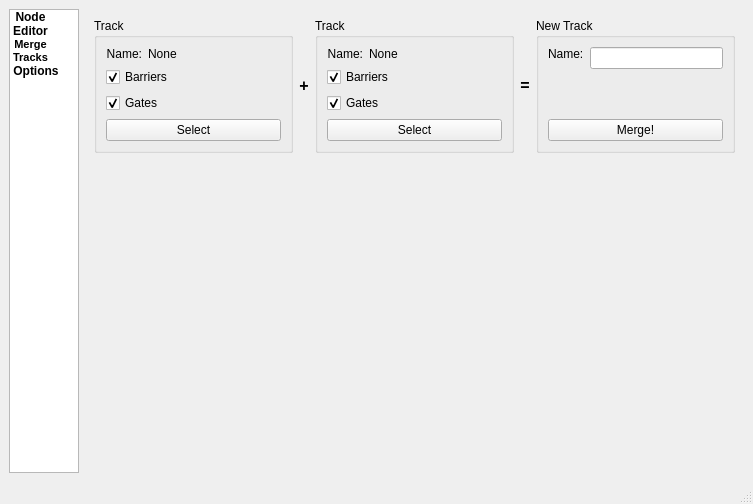
<?xml version="1.0" encoding="UTF-8"?>
<ui version="4.0">
 <author>lephro</author>
 <class>MainWindow</class>
 <widget class="QMainWindow" name="MainWindow">
  <property name="geometry">
   <rect>
    <x>0</x>
    <y>0</y>
    <width>753</width>
    <height>504</height>
   </rect>
  </property>
  <property name="windowTitle">
   <string>VeloTrackEditToolbox</string>
  </property>
  <property name="windowIcon">
   <iconset resource="icons.qrc">
    <normaloff>:/icons/toolbox_with_circle</normaloff>:/icons/toolbox_with_circle</iconset>
  </property>
  <property name="locale">
   <locale language="English" country="UnitedStates"/>
  </property>
  <widget class="QWidget" name="centralwidget">
   <layout class="QGridLayout" name="gridLayout_4">
    <item row="0" column="2">
     <widget class="QStackedWidget" name="stackedWidget">
      <property name="currentIndex">
       <number>1</number>
      </property>
      <widget class="QWidget" name="nodeEditorPage">
       <layout class="QGridLayout" name="gridLayout">
        <item row="4" column="0" colspan="5">
         <widget class="QTabWidget" name="tabWidget">
          <property name="sizePolicy">
           <sizepolicy hsizetype="Minimum" vsizetype="Minimum">
            <horstretch>0</horstretch>
            <verstretch>0</verstretch>
           </sizepolicy>
          </property>
          <property name="maximumSize">
           <size>
            <width>16777215</width>
            <height>100</height>
           </size>
          </property>
          <property name="currentIndex">
           <number>0</number>
          </property>
          <widget class="QWidget" name="tab">
           <attribute name="title">
            <string>Replace</string>
           </attribute>
           <layout class="QHBoxLayout" name="horizontalLayout_2">
            <item>
             <widget class="QLabel" name="replacePrefabReplaceLabel">
              <property name="maximumSize">
               <size>
                <width>50</width>
                <height>16777215</height>
               </size>
              </property>
              <property name="text">
               <string>Replace</string>
              </property>
              <property name="alignment">
               <set>Qt::AlignRight|Qt::AlignTrailing|Qt::AlignVCenter</set>
              </property>
             </widget>
            </item>
            <item>
             <widget class="QComboBox" name="replacePrefabComboBox"/>
            </item>
            <item>
             <widget class="QLabel" name="replacePrefabWithLabel">
              <property name="maximumSize">
               <size>
                <width>30</width>
                <height>16777215</height>
               </size>
              </property>
              <property name="text">
               <string>with</string>
              </property>
              <property name="alignment">
               <set>Qt::AlignCenter</set>
              </property>
             </widget>
            </item>
            <item>
             <widget class="QComboBox" name="replacePrefabWithComboBox"/>
            </item>
            <item>
             <widget class="QLabel" name="replacePrefabInLabel">
              <property name="maximumSize">
               <size>
                <width>20</width>
                <height>16777215</height>
               </size>
              </property>
              <property name="text">
               <string>in</string>
              </property>
              <property name="alignment">
               <set>Qt::AlignCenter</set>
              </property>
             </widget>
            </item>
            <item>
             <widget class="QComboBox" name="replacePrefabWhereComboBox">
              <property name="maximumSize">
               <size>
                <width>100</width>
                <height>16777215</height>
               </size>
              </property>
              <item>
               <property name="text">
                <string>All Nodes</string>
               </property>
              </item>
              <item>
               <property name="text">
                <string>Barriers</string>
               </property>
              </item>
              <item>
               <property name="text">
                <string>Gates</string>
               </property>
              </item>
              <item>
               <property name="text">
                <string>Selected Node</string>
               </property>
              </item>
             </widget>
            </item>
            <item>
             <widget class="QPushButton" name="replacePushButton">
              <property name="maximumSize">
               <size>
                <width>90</width>
                <height>16777215</height>
               </size>
              </property>
              <property name="text">
               <string>Replace</string>
              </property>
              <property name="icon">
               <iconset resource="icons.qrc">
                <normaloff>:/icons/replace</normaloff>:/icons/replace</iconset>
              </property>
             </widget>
            </item>
           </layout>
          </widget>
          <widget class="QWidget" name="tab_2">
           <attribute name="title">
            <string>Find</string>
           </attribute>
          </widget>
         </widget>
        </item>
        <item row="3" column="0" colspan="5">
         <widget class="QTreeView" name="treeView">
          <property name="showDropIndicator" stdset="0">
           <bool>false</bool>
          </property>
         </widget>
        </item>
        <item row="1" column="1">
         <widget class="QPushButton" name="savePushButton">
          <property name="maximumSize">
           <size>
            <width>90</width>
            <height>16777215</height>
           </size>
          </property>
          <property name="text">
           <string>Save</string>
          </property>
          <property name="icon">
           <iconset resource="icons.qrc">
            <normaloff>:/icons/save_all</normaloff>:/icons/save_all</iconset>
          </property>
          <property name="iconSize">
           <size>
            <width>24</width>
            <height>24</height>
           </size>
          </property>
         </widget>
        </item>
        <item row="1" column="4">
         <widget class="QComboBox" name="sceneComboBox">
          <property name="minimumSize">
           <size>
            <width>140</width>
            <height>0</height>
           </size>
          </property>
          <property name="maximumSize">
           <size>
            <width>16777215</width>
            <height>16777215</height>
           </size>
          </property>
         </widget>
        </item>
        <item row="1" column="2">
         <widget class="QPushButton" name="deleteTrackPushButton">
          <property name="maximumSize">
           <size>
            <width>90</width>
            <height>16777215</height>
           </size>
          </property>
          <property name="text">
           <string>Delete</string>
          </property>
          <property name="icon">
           <iconset resource="icons.qrc">
            <normaloff>:/icons/delete_bin</normaloff>:/icons/delete_bin</iconset>
          </property>
          <property name="iconSize">
           <size>
            <width>24</width>
            <height>24</height>
           </size>
          </property>
         </widget>
        </item>
        <item row="1" column="0">
         <widget class="QPushButton" name="openTrackPushButton">
          <property name="maximumSize">
           <size>
            <width>90</width>
            <height>16777215</height>
           </size>
          </property>
          <property name="text">
           <string>Open</string>
          </property>
          <property name="icon">
           <iconset resource="icons.qrc">
            <normaloff>:/icons/address_book</normaloff>:/icons/address_book</iconset>
          </property>
          <property name="iconSize">
           <size>
            <width>24</width>
            <height>24</height>
           </size>
          </property>
         </widget>
        </item>
        <item row="1" column="3">
         <widget class="QLabel" name="sceneSelectionLabel">
          <property name="text">
           <string>Scene:</string>
          </property>
          <property name="alignment">
           <set>Qt::AlignRight|Qt::AlignTrailing|Qt::AlignVCenter</set>
          </property>
          <property name="buddy">
           <cstring>sceneComboBox</cstring>
          </property>
         </widget>
        </item>
       </layout>
      </widget>
      <widget class="QWidget" name="mergePage">
       <layout class="QGridLayout" name="gridLayout_5">
        <item row="0" column="0">
         <widget class="QGroupBox" name="mergeTrack1GroupBox">
          <property name="sizePolicy">
           <sizepolicy hsizetype="Preferred" vsizetype="Preferred">
            <horstretch>0</horstretch>
            <verstretch>0</verstretch>
           </sizepolicy>
          </property>
          <property name="title">
           <string>Track</string>
          </property>
          <layout class="QVBoxLayout" name="verticalLayout">
           <item>
            <layout class="QHBoxLayout" name="mergeTrack1NameLayout">
             <item>
              <widget class="QLabel" name="mergeTrack1NameLabel">
               <property name="sizePolicy">
                <sizepolicy hsizetype="Fixed" vsizetype="Preferred">
                 <horstretch>0</horstretch>
                 <verstretch>0</verstretch>
                </sizepolicy>
               </property>
               <property name="maximumSize">
                <size>
                 <width>16777215</width>
                 <height>16777215</height>
                </size>
               </property>
               <property name="text">
                <string>Name:</string>
               </property>
               <property name="alignment">
                <set>Qt::AlignRight|Qt::AlignTrailing|Qt::AlignVCenter</set>
               </property>
              </widget>
             </item>
             <item>
              <widget class="QLabel" name="mergeTrack1Name">
               <property name="sizePolicy">
                <sizepolicy hsizetype="Expanding" vsizetype="Preferred">
                 <horstretch>0</horstretch>
                 <verstretch>0</verstretch>
                </sizepolicy>
               </property>
               <property name="text">
                <string>None</string>
               </property>
              </widget>
             </item>
            </layout>
           </item>
           <item>
            <widget class="QCheckBox" name="mergeTrack1BarriersCheckBox">
             <property name="text">
              <string>Barriers</string>
             </property>
             <property name="checked">
              <bool>true</bool>
             </property>
            </widget>
           </item>
           <item>
            <widget class="QCheckBox" name="mergeTrack1GatesCheckBox">
             <property name="text">
              <string>Gates</string>
             </property>
             <property name="checked">
              <bool>true</bool>
             </property>
            </widget>
           </item>
           <item>
            <widget class="QPushButton" name="mergeTrack1SelectPushButton">
             <property name="text">
              <string>Select</string>
             </property>
             <property name="icon">
              <iconset resource="icons.qrc">
               <normaloff>:/icons/address_book</normaloff>:/icons/address_book</iconset>
             </property>
            </widget>
           </item>
          </layout>
         </widget>
        </item>
        <item row="0" column="4">
         <widget class="QGroupBox" name="mergeTrackNewTrackGroupBox">
          <property name="sizePolicy">
           <sizepolicy hsizetype="Preferred" vsizetype="Preferred">
            <horstretch>0</horstretch>
            <verstretch>0</verstretch>
           </sizepolicy>
          </property>
          <property name="title">
           <string>New Track</string>
          </property>
          <layout class="QVBoxLayout" name="verticalLayout_3">
           <item>
            <layout class="QHBoxLayout" name="horizontalLayout">
             <item alignment="Qt::AlignTop">
              <widget class="QLabel" name="mergeTrackNewTrackNameLabel">
               <property name="sizePolicy">
                <sizepolicy hsizetype="Fixed" vsizetype="Preferred">
                 <horstretch>0</horstretch>
                 <verstretch>0</verstretch>
                </sizepolicy>
               </property>
               <property name="text">
                <string>Name:</string>
               </property>
               <property name="buddy">
                <cstring>mergeTrackNewTrackNameLineEdit</cstring>
               </property>
              </widget>
             </item>
             <item alignment="Qt::AlignTop">
              <widget class="QLineEdit" name="mergeTrackNewTrackNameLineEdit">
               <property name="maxLength">
                <number>40</number>
               </property>
              </widget>
             </item>
            </layout>
           </item>
           <item>
            <widget class="QPushButton" name="mergeTrackPushButton">
             <property name="text">
              <string>Merge!</string>
             </property>
             <property name="icon">
              <iconset resource="icons.qrc">
               <normaloff>:/icons/tree_structure</normaloff>:/icons/tree_structure</iconset>
             </property>
            </widget>
           </item>
          </layout>
         </widget>
        </item>
        <item row="0" column="2">
         <widget class="QGroupBox" name="mergeTrack2GroupBox">
          <property name="sizePolicy">
           <sizepolicy hsizetype="Preferred" vsizetype="Preferred">
            <horstretch>0</horstretch>
            <verstretch>0</verstretch>
           </sizepolicy>
          </property>
          <property name="title">
           <string>Track</string>
          </property>
          <layout class="QVBoxLayout" name="verticalLayout_2">
           <item>
            <layout class="QHBoxLayout" name="mergeTrack2NameLayout">
             <item>
              <widget class="QLabel" name="mergeTrack2NameLabel">
               <property name="sizePolicy">
                <sizepolicy hsizetype="Fixed" vsizetype="Preferred">
                 <horstretch>0</horstretch>
                 <verstretch>0</verstretch>
                </sizepolicy>
               </property>
               <property name="maximumSize">
                <size>
                 <width>16777215</width>
                 <height>16777215</height>
                </size>
               </property>
               <property name="text">
                <string>Name:</string>
               </property>
               <property name="alignment">
                <set>Qt::AlignRight|Qt::AlignTrailing|Qt::AlignVCenter</set>
               </property>
              </widget>
             </item>
             <item>
              <widget class="QLabel" name="mergeTrack2Name">
               <property name="sizePolicy">
                <sizepolicy hsizetype="Expanding" vsizetype="Preferred">
                 <horstretch>0</horstretch>
                 <verstretch>0</verstretch>
                </sizepolicy>
               </property>
               <property name="text">
                <string>None</string>
               </property>
              </widget>
             </item>
            </layout>
           </item>
           <item>
            <widget class="QCheckBox" name="mergeTrack2BarriersCheckBox">
             <property name="text">
              <string>Barriers</string>
             </property>
             <property name="checked">
              <bool>true</bool>
             </property>
            </widget>
           </item>
           <item>
            <widget class="QCheckBox" name="mergeTrack2GatesCheckBox">
             <property name="text">
              <string>Gates</string>
             </property>
             <property name="checked">
              <bool>true</bool>
             </property>
            </widget>
           </item>
           <item>
            <widget class="QPushButton" name="mergeTrack2SelectPushButton">
             <property name="text">
              <string>Select</string>
             </property>
             <property name="icon">
              <iconset resource="icons.qrc">
               <normaloff>:/icons/address_book</normaloff>:/icons/address_book</iconset>
             </property>
            </widget>
           </item>
          </layout>
         </widget>
        </item>
        <item row="0" column="1">
         <widget class="QLabel" name="mergeTrackPlusLabel">
          <property name="maximumSize">
           <size>
            <width>20</width>
            <height>16777215</height>
           </size>
          </property>
          <property name="font">
           <font>
            <pointsize>12</pointsize>
            <weight>75</weight>
            <bold>true</bold>
           </font>
          </property>
          <property name="text">
           <string>+</string>
          </property>
          <property name="alignment">
           <set>Qt::AlignCenter</set>
          </property>
         </widget>
        </item>
        <item row="0" column="3">
         <widget class="QLabel" name="mergeTrackEqualLabel">
          <property name="maximumSize">
           <size>
            <width>20</width>
            <height>16777215</height>
           </size>
          </property>
          <property name="font">
           <font>
            <pointsize>12</pointsize>
            <weight>75</weight>
            <bold>true</bold>
           </font>
          </property>
          <property name="text">
           <string>=</string>
          </property>
          <property name="alignment">
           <set>Qt::AlignCenter</set>
          </property>
         </widget>
        </item>
        <item row="1" column="2">
         <spacer name="verticalSpacer_2">
          <property name="orientation">
           <enum>Qt::Vertical</enum>
          </property>
          <property name="sizeHint" stdset="0">
           <size>
            <width>20</width>
            <height>40</height>
           </size>
          </property>
         </spacer>
        </item>
       </layout>
      </widget>
      <widget class="QWidget" name="optionsPage">
       <layout class="QGridLayout" name="gridLayout_2">
        <item row="3" column="0" colspan="2">
         <spacer name="verticalSpacer">
          <property name="orientation">
           <enum>Qt::Vertical</enum>
          </property>
          <property name="sizeHint" stdset="0">
           <size>
            <width>20</width>
            <height>40</height>
           </size>
          </property>
         </spacer>
        </item>
        <item row="1" column="0" colspan="2">
         <widget class="QGroupBox" name="databaseGroupBox">
          <property name="title">
           <string>Database Settings</string>
          </property>
          <layout class="QGridLayout" name="gridLayout_3" columnstretch="0,0,0,0,0">
           <item row="2" column="0">
            <widget class="QLabel" name="settingsDbLabel">
             <property name="text">
              <string>Settings-Database:</string>
             </property>
             <property name="alignment">
              <set>Qt::AlignRight|Qt::AlignTrailing|Qt::AlignVCenter</set>
             </property>
             <property name="buddy">
              <cstring>settingsDbLineEdit</cstring>
             </property>
            </widget>
           </item>
           <item row="0" column="2">
            <widget class="QComboBox" name="buildTypeComboBox">
             <item>
              <property name="text">
               <string>Production</string>
              </property>
             </item>
             <item>
              <property name="text">
               <string>Beta</string>
              </property>
             </item>
             <item>
              <property name="text">
               <string>Custom</string>
              </property>
             </item>
            </widget>
           </item>
           <item row="1" column="0">
            <widget class="QLabel" name="userDbLabel">
             <property name="text">
              <string>User-Database:</string>
             </property>
             <property name="alignment">
              <set>Qt::AlignRight|Qt::AlignTrailing|Qt::AlignVCenter</set>
             </property>
             <property name="buddy">
              <cstring>userDbLineEdit</cstring>
             </property>
            </widget>
           </item>
           <item row="2" column="4">
            <widget class="QToolButton" name="browseSettingsDbToolButton">
             <property name="text">
              <string>...</string>
             </property>
            </widget>
           </item>
           <item row="0" column="4">
            <widget class="QLabel" name="databaseStatusValueLabel">
             <property name="palette">
              <palette>
               <active>
                <colorrole role="WindowText">
                 <brush brushstyle="SolidPattern">
                  <color alpha="255">
                   <red>170</red>
                   <green>0</green>
                   <blue>0</blue>
                  </color>
                 </brush>
                </colorrole>
                <colorrole role="Button">
                 <brush brushstyle="SolidPattern">
                  <color alpha="255">
                   <red>255</red>
                   <green>255</green>
                   <blue>255</blue>
                  </color>
                 </brush>
                </colorrole>
                <colorrole role="Light">
                 <brush brushstyle="SolidPattern">
                  <color alpha="255">
                   <red>255</red>
                   <green>255</green>
                   <blue>255</blue>
                  </color>
                 </brush>
                </colorrole>
                <colorrole role="Midlight">
                 <brush brushstyle="SolidPattern">
                  <color alpha="255">
                   <red>255</red>
                   <green>255</green>
                   <blue>255</blue>
                  </color>
                 </brush>
                </colorrole>
                <colorrole role="Dark">
                 <brush brushstyle="SolidPattern">
                  <color alpha="255">
                   <red>127</red>
                   <green>127</green>
                   <blue>127</blue>
                  </color>
                 </brush>
                </colorrole>
                <colorrole role="Mid">
                 <brush brushstyle="SolidPattern">
                  <color alpha="255">
                   <red>170</red>
                   <green>170</green>
                   <blue>170</blue>
                  </color>
                 </brush>
                </colorrole>
                <colorrole role="Text">
                 <brush brushstyle="SolidPattern">
                  <color alpha="255">
                   <red>0</red>
                   <green>0</green>
                   <blue>0</blue>
                  </color>
                 </brush>
                </colorrole>
                <colorrole role="BrightText">
                 <brush brushstyle="SolidPattern">
                  <color alpha="255">
                   <red>255</red>
                   <green>255</green>
                   <blue>255</blue>
                  </color>
                 </brush>
                </colorrole>
                <colorrole role="ButtonText">
                 <brush brushstyle="SolidPattern">
                  <color alpha="255">
                   <red>0</red>
                   <green>0</green>
                   <blue>0</blue>
                  </color>
                 </brush>
                </colorrole>
                <colorrole role="Base">
                 <brush brushstyle="SolidPattern">
                  <color alpha="255">
                   <red>255</red>
                   <green>255</green>
                   <blue>255</blue>
                  </color>
                 </brush>
                </colorrole>
                <colorrole role="Window">
                 <brush brushstyle="SolidPattern">
                  <color alpha="255">
                   <red>255</red>
                   <green>255</green>
                   <blue>255</blue>
                  </color>
                 </brush>
                </colorrole>
                <colorrole role="Shadow">
                 <brush brushstyle="SolidPattern">
                  <color alpha="255">
                   <red>0</red>
                   <green>0</green>
                   <blue>0</blue>
                  </color>
                 </brush>
                </colorrole>
                <colorrole role="AlternateBase">
                 <brush brushstyle="SolidPattern">
                  <color alpha="255">
                   <red>255</red>
                   <green>255</green>
                   <blue>255</blue>
                  </color>
                 </brush>
                </colorrole>
                <colorrole role="ToolTipBase">
                 <brush brushstyle="SolidPattern">
                  <color alpha="255">
                   <red>255</red>
                   <green>255</green>
                   <blue>220</blue>
                  </color>
                 </brush>
                </colorrole>
                <colorrole role="ToolTipText">
                 <brush brushstyle="SolidPattern">
                  <color alpha="255">
                   <red>0</red>
                   <green>0</green>
                   <blue>0</blue>
                  </color>
                 </brush>
                </colorrole>
                <colorrole role="PlaceholderText">
                 <brush brushstyle="SolidPattern">
                  <color alpha="128">
                   <red>0</red>
                   <green>0</green>
                   <blue>0</blue>
                  </color>
                 </brush>
                </colorrole>
               </active>
               <inactive>
                <colorrole role="WindowText">
                 <brush brushstyle="SolidPattern">
                  <color alpha="255">
                   <red>170</red>
                   <green>0</green>
                   <blue>0</blue>
                  </color>
                 </brush>
                </colorrole>
                <colorrole role="Button">
                 <brush brushstyle="SolidPattern">
                  <color alpha="255">
                   <red>255</red>
                   <green>255</green>
                   <blue>255</blue>
                  </color>
                 </brush>
                </colorrole>
                <colorrole role="Light">
                 <brush brushstyle="SolidPattern">
                  <color alpha="255">
                   <red>255</red>
                   <green>255</green>
                   <blue>255</blue>
                  </color>
                 </brush>
                </colorrole>
                <colorrole role="Midlight">
                 <brush brushstyle="SolidPattern">
                  <color alpha="255">
                   <red>255</red>
                   <green>255</green>
                   <blue>255</blue>
                  </color>
                 </brush>
                </colorrole>
                <colorrole role="Dark">
                 <brush brushstyle="SolidPattern">
                  <color alpha="255">
                   <red>127</red>
                   <green>127</green>
                   <blue>127</blue>
                  </color>
                 </brush>
                </colorrole>
                <colorrole role="Mid">
                 <brush brushstyle="SolidPattern">
                  <color alpha="255">
                   <red>170</red>
                   <green>170</green>
                   <blue>170</blue>
                  </color>
                 </brush>
                </colorrole>
                <colorrole role="Text">
                 <brush brushstyle="SolidPattern">
                  <color alpha="255">
                   <red>0</red>
                   <green>0</green>
                   <blue>0</blue>
                  </color>
                 </brush>
                </colorrole>
                <colorrole role="BrightText">
                 <brush brushstyle="SolidPattern">
                  <color alpha="255">
                   <red>255</red>
                   <green>255</green>
                   <blue>255</blue>
                  </color>
                 </brush>
                </colorrole>
                <colorrole role="ButtonText">
                 <brush brushstyle="SolidPattern">
                  <color alpha="255">
                   <red>0</red>
                   <green>0</green>
                   <blue>0</blue>
                  </color>
                 </brush>
                </colorrole>
                <colorrole role="Base">
                 <brush brushstyle="SolidPattern">
                  <color alpha="255">
                   <red>255</red>
                   <green>255</green>
                   <blue>255</blue>
                  </color>
                 </brush>
                </colorrole>
                <colorrole role="Window">
                 <brush brushstyle="SolidPattern">
                  <color alpha="255">
                   <red>255</red>
                   <green>255</green>
                   <blue>255</blue>
                  </color>
                 </brush>
                </colorrole>
                <colorrole role="Shadow">
                 <brush brushstyle="SolidPattern">
                  <color alpha="255">
                   <red>0</red>
                   <green>0</green>
                   <blue>0</blue>
                  </color>
                 </brush>
                </colorrole>
                <colorrole role="AlternateBase">
                 <brush brushstyle="SolidPattern">
                  <color alpha="255">
                   <red>255</red>
                   <green>255</green>
                   <blue>255</blue>
                  </color>
                 </brush>
                </colorrole>
                <colorrole role="ToolTipBase">
                 <brush brushstyle="SolidPattern">
                  <color alpha="255">
                   <red>255</red>
                   <green>255</green>
                   <blue>220</blue>
                  </color>
                 </brush>
                </colorrole>
                <colorrole role="ToolTipText">
                 <brush brushstyle="SolidPattern">
                  <color alpha="255">
                   <red>0</red>
                   <green>0</green>
                   <blue>0</blue>
                  </color>
                 </brush>
                </colorrole>
                <colorrole role="PlaceholderText">
                 <brush brushstyle="SolidPattern">
                  <color alpha="128">
                   <red>0</red>
                   <green>0</green>
                   <blue>0</blue>
                  </color>
                 </brush>
                </colorrole>
               </inactive>
               <disabled>
                <colorrole role="WindowText">
                 <brush brushstyle="SolidPattern">
                  <color alpha="255">
                   <red>127</red>
                   <green>127</green>
                   <blue>127</blue>
                  </color>
                 </brush>
                </colorrole>
                <colorrole role="Button">
                 <brush brushstyle="SolidPattern">
                  <color alpha="255">
                   <red>255</red>
                   <green>255</green>
                   <blue>255</blue>
                  </color>
                 </brush>
                </colorrole>
                <colorrole role="Light">
                 <brush brushstyle="SolidPattern">
                  <color alpha="255">
                   <red>255</red>
                   <green>255</green>
                   <blue>255</blue>
                  </color>
                 </brush>
                </colorrole>
                <colorrole role="Midlight">
                 <brush brushstyle="SolidPattern">
                  <color alpha="255">
                   <red>255</red>
                   <green>255</green>
                   <blue>255</blue>
                  </color>
                 </brush>
                </colorrole>
                <colorrole role="Dark">
                 <brush brushstyle="SolidPattern">
                  <color alpha="255">
                   <red>127</red>
                   <green>127</green>
                   <blue>127</blue>
                  </color>
                 </brush>
                </colorrole>
                <colorrole role="Mid">
                 <brush brushstyle="SolidPattern">
                  <color alpha="255">
                   <red>170</red>
                   <green>170</green>
                   <blue>170</blue>
                  </color>
                 </brush>
                </colorrole>
                <colorrole role="Text">
                 <brush brushstyle="SolidPattern">
                  <color alpha="255">
                   <red>127</red>
                   <green>127</green>
                   <blue>127</blue>
                  </color>
                 </brush>
                </colorrole>
                <colorrole role="BrightText">
                 <brush brushstyle="SolidPattern">
                  <color alpha="255">
                   <red>255</red>
                   <green>255</green>
                   <blue>255</blue>
                  </color>
                 </brush>
                </colorrole>
                <colorrole role="ButtonText">
                 <brush brushstyle="SolidPattern">
                  <color alpha="255">
                   <red>127</red>
                   <green>127</green>
                   <blue>127</blue>
                  </color>
                 </brush>
                </colorrole>
                <colorrole role="Base">
                 <brush brushstyle="SolidPattern">
                  <color alpha="255">
                   <red>255</red>
                   <green>255</green>
                   <blue>255</blue>
                  </color>
                 </brush>
                </colorrole>
                <colorrole role="Window">
                 <brush brushstyle="SolidPattern">
                  <color alpha="255">
                   <red>255</red>
                   <green>255</green>
                   <blue>255</blue>
                  </color>
                 </brush>
                </colorrole>
                <colorrole role="Shadow">
                 <brush brushstyle="SolidPattern">
                  <color alpha="255">
                   <red>0</red>
                   <green>0</green>
                   <blue>0</blue>
                  </color>
                 </brush>
                </colorrole>
                <colorrole role="AlternateBase">
                 <brush brushstyle="SolidPattern">
                  <color alpha="255">
                   <red>255</red>
                   <green>255</green>
                   <blue>255</blue>
                  </color>
                 </brush>
                </colorrole>
                <colorrole role="ToolTipBase">
                 <brush brushstyle="SolidPattern">
                  <color alpha="255">
                   <red>255</red>
                   <green>255</green>
                   <blue>220</blue>
                  </color>
                 </brush>
                </colorrole>
                <colorrole role="ToolTipText">
                 <brush brushstyle="SolidPattern">
                  <color alpha="255">
                   <red>0</red>
                   <green>0</green>
                   <blue>0</blue>
                  </color>
                 </brush>
                </colorrole>
                <colorrole role="PlaceholderText">
                 <brush brushstyle="SolidPattern">
                  <color alpha="128">
                   <red>0</red>
                   <green>0</green>
                   <blue>0</blue>
                  </color>
                 </brush>
                </colorrole>
               </disabled>
              </palette>
             </property>
             <property name="text">
              <string>Unknown</string>
             </property>
            </widget>
           </item>
           <item row="2" column="2" colspan="2">
            <widget class="QLineEdit" name="settingsDbLineEdit"/>
           </item>
           <item row="0" column="0">
            <widget class="QLabel" name="buildTypeLabel">
             <property name="text">
              <string>Database:</string>
             </property>
             <property name="alignment">
              <set>Qt::AlignRight|Qt::AlignTrailing|Qt::AlignVCenter</set>
             </property>
            </widget>
           </item>
           <item row="0" column="3">
            <widget class="QLabel" name="databaseStatusLabel">
             <property name="text">
              <string>Status:</string>
             </property>
             <property name="alignment">
              <set>Qt::AlignRight|Qt::AlignTrailing|Qt::AlignVCenter</set>
             </property>
            </widget>
           </item>
           <item row="1" column="2" colspan="2">
            <widget class="QLineEdit" name="userDbLineEdit"/>
           </item>
           <item row="1" column="4">
            <widget class="QToolButton" name="browseUserDbToolButton">
             <property name="text">
              <string>...</string>
             </property>
            </widget>
           </item>
           <item row="3" column="2">
            <widget class="QCheckBox" name="saveAsNewCheckbox">
             <property name="text">
              <string>Create new track when saving</string>
             </property>
             <property name="checked">
              <bool>true</bool>
             </property>
            </widget>
           </item>
          </layout>
         </widget>
        </item>
       </layout>
      </widget>
     </widget>
    </item>
    <item row="0" column="0" rowspan="2">
     <widget class="QListWidget" name="navListWidget">
      <property name="minimumSize">
       <size>
        <width>70</width>
        <height>260</height>
       </size>
      </property>
      <property name="maximumSize">
       <size>
        <width>70</width>
        <height>16777213</height>
       </size>
      </property>
      <property name="horizontalScrollBarPolicy">
       <enum>Qt::ScrollBarAlwaysOff</enum>
      </property>
      <property name="showDropIndicator" stdset="0">
       <bool>false</bool>
      </property>
      <property name="selectionBehavior">
       <enum>QAbstractItemView::SelectItems</enum>
      </property>
      <property name="iconSize">
       <size>
        <width>50</width>
        <height>50</height>
       </size>
      </property>
      <property name="textElideMode">
       <enum>Qt::ElideNone</enum>
      </property>
      <property name="movement">
       <enum>QListView::Static</enum>
      </property>
      <property name="flow">
       <enum>QListView::TopToBottom</enum>
      </property>
      <property name="spacing">
       <number>5</number>
      </property>
      <property name="viewMode">
       <enum>QListView::IconMode</enum>
      </property>
      <property name="wordWrap">
       <bool>true</bool>
      </property>
      <property name="currentRow">
       <number>-1</number>
      </property>
      <item>
       <property name="text">
        <string>Node Editor</string>
       </property>
       <property name="font">
        <font>
         <weight>75</weight>
         <bold>true</bold>
        </font>
       </property>
       <property name="textAlignment">
        <set>AlignCenter</set>
       </property>
       <property name="icon">
        <iconset resource="icons.qrc">
         <normaloff>:/icons/medium</normaloff>:/icons/medium</iconset>
       </property>
       <property name="flags">
        <set>ItemIsSelectable|ItemIsUserCheckable|ItemIsEnabled</set>
       </property>
      </item>
      <item>
       <property name="text">
        <string>Merge Tracks</string>
       </property>
       <property name="font">
        <font>
         <family>MS Shell Dlg 2</family>
         <pointsize>8</pointsize>
         <weight>75</weight>
         <bold>true</bold>
        </font>
       </property>
       <property name="textAlignment">
        <set>AlignCenter</set>
       </property>
       <property name="icon">
        <iconset resource="icons.qrc">
         <normaloff>:/icons/tree_structure</normaloff>:/icons/tree_structure</iconset>
       </property>
       <property name="flags">
        <set>ItemIsSelectable|ItemIsUserCheckable|ItemIsEnabled</set>
       </property>
      </item>
      <item>
       <property name="text">
        <string>Options</string>
       </property>
       <property name="font">
        <font>
         <weight>75</weight>
         <bold>true</bold>
        </font>
       </property>
       <property name="textAlignment">
        <set>AlignCenter</set>
       </property>
       <property name="icon">
        <iconset resource="icons.qrc">
         <normaloff>:/icons/gear2</normaloff>:/icons/gear2</iconset>
       </property>
       <property name="flags">
        <set>ItemIsSelectable|ItemIsUserCheckable|ItemIsEnabled</set>
       </property>
      </item>
     </widget>
    </item>
   </layout>
  </widget>
  <widget class="QStatusBar" name="statusbar"/>
  <action name="actionOpen">
   <property name="text">
    <string>&amp;Open</string>
   </property>
  </action>
  <action name="actionSave">
   <property name="text">
    <string>&amp;Save</string>
   </property>
  </action>
  <action name="actionDelete">
   <property name="text">
    <string>&amp;Delete</string>
   </property>
  </action>
  <action name="action_Exit">
   <property name="text">
    <string>&amp;Exit</string>
   </property>
  </action>
  <action name="action_Close">
   <property name="text">
    <string>&amp;Close</string>
   </property>
  </action>
 </widget>
 <resources>
  <include location="icons.qrc"/>
 </resources>
 <connections>
  <connection>
   <sender>navListWidget</sender>
   <signal>currentRowChanged(int)</signal>
   <receiver>stackedWidget</receiver>
   <slot>setCurrentIndex(int)</slot>
   <hints>
    <hint type="sourcelabel">
     <x>50</x>
     <y>92</y>
    </hint>
    <hint type="destinationlabel">
     <x>225</x>
     <y>98</y>
    </hint>
   </hints>
  </connection>
 </connections>
</ui>
